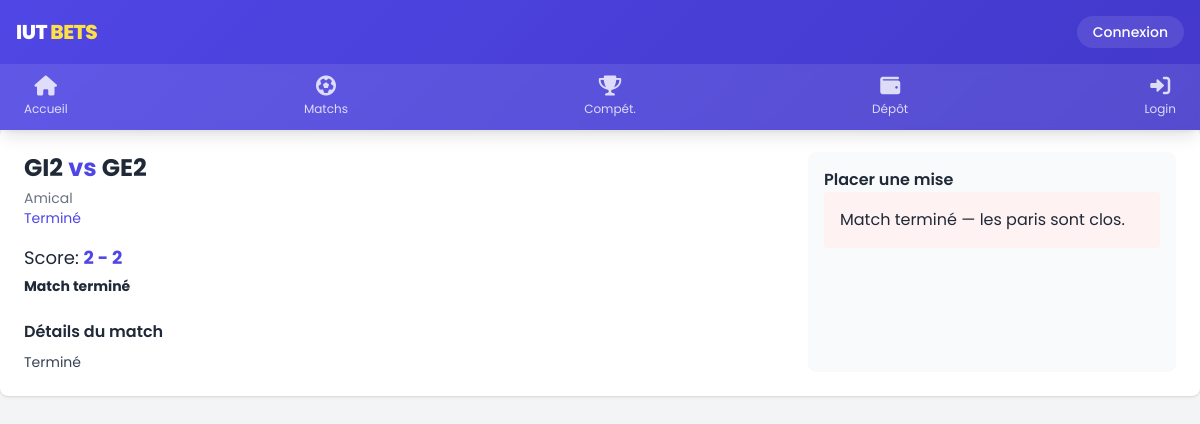
The app's page /match/1 with its own data.
### tables this page shows
CREATE TABLE matches (
            id INTEGER PRIMARY KEY AUTOINCREMENT,
            title TEXT,
            team_a TEXT,
            team_b TEXT,
            start_time TEXT,
            competition TEXT,
            discipline TEXT,
            status TEXT DEFAULT 'scheduled',
            odds_a REAL DEFAULT 1.5,
            odds_x REAL DEFAULT 3.0,
            odds_b REAL DEFAULT 2.5,
            score_a INTEGER DEFAULT 0,
            score_b INTEGER DEFAULT 0,
            image TEXT DEFAULT NULL
        );

### app.py (the view)
@app.route('/match/<int:match_id>')
def match_detail(match_id):
    conn = get_db(); c = conn.cursor()
    c.execute("SELECT * FROM matches WHERE id=?", (match_id,))
    m = c.fetchone(); conn.close()
    if not m:
        abort(404)
    return render_template('match_v2.html', match=m)

### app.py (called while the page is built, shortened)
def get_db():
    conn = sqlite3.connect(DB_PATH)
    conn.row_factory = sqlite3.Row
    return conn

def refresh_session_user():
    if 'user' in session:
        conn = get_db(); c = conn.cursor()
        c.execute("SELECT id, username, balance, is_admin FROM users WHERE id=?", (session['user']['id'],))
        u = c.fetchone(); conn.close()
        if u:
            session['user'] = dict(u)
        else:
            session.pop('user', None)

def process_finished_matches():
    conn = get_db()
    c = conn.cursor()
    c.execute("""
        SELECT b.*, m.score_a, m.score_b, m.odds_a, m.odds_x, m.odds_b
        FROM bets b
        JOIN matches m ON m.id = b.match_id
        WHERE m.status = 'finished' AND b.processed = 0
    """)
    bets = c.fetchall()
    conn.commit()
    conn.close()

@app.before_request
def before():
    refresh_session_user()
    try:
        update_match_statuses()
        process_finished_matches()  # Traiter les paris après la mise à jour des statuts
    except Exception as e:
        print("Erreur lors de la mise à jour des matchs:", e)
        pass

def update_match_statuses():
    duration_map = {
        'Football': 90,
        'Basketball': 40,
        'Rally': 180,
        'Tennis': 180,
        'Handball': 60,
        'Default': 120
    }
    now = datetime.now(timezone.utc)
    conn = get_db(); c = conn.cursor()
    c.execute("SELECT id, start_time, discipline, status FROM matches WHERE status != 'finished'")
    rows = c.fetchall()
    conn.commit(); conn.close()

### templates/match_v2.html (shortened to what this page needs)
{% extends 'base_v2.html' %}
{% block content %}
<div class="grid md:grid-cols-3 gap-6 bg-white rounded-lg p-6 shadow">
  <div class="md:col-span-2">
    <h2 class="text-2xl font-bold">{{ match['team_a'] }} <span class="text-indigo-600">vs</span> {{ match['team_b'] }}</h2>
    <div class="text-sm text-gray-500 mt-1">{{ match['competition'] }}</div>
    <div class="text-sm text-indigo-600" id="match-timer"
         data-match-time="{{ match['start_time'] }}"
         data-match-disc="{{ match['discipline'] }}">
    </div>
    <div class="mt-4">
      <div class="text-lg">Score: <strong id="live-score">{{ match['score_a'] }} - {{ match['score_b'] }}</strong></div>
      {% if match['status'] == 'finished' %}
        <div class="text-sm mt-1 font-bold">Match terminé</div>
      {% endif %}
    </div>
    <div class="mt-6">
      <h3 class="font-semibold">Détails du match</h3>
      <p class="text-sm text-gray-700 mt-2">{{ match['title'] }}</p>
    </div>
  </div>
  <div class="p-4 bg-gray-50 rounded-lg">
    <h3 class="font-semibold">Placer une mise</h3>
    {% if match['status'] != 'finished' %}
    <form id="betForm" class="mt-3">
      <input type="hidden" name="match_id" value="{{ match['id'] }}">
      <label class="text-sm">Choix</label>
      <select name="choice" class="w-full p-2 rounded border">
        <option value="1">1 — {{ '%.2f'|format(match['odds_a']) }}</option>
        <option value="X">X — {{ '%.2f'|format(match['odds_x']) }}</option>
        <option value="2">2 — {{ '%.2f'|format(match['odds_b']) }}</option>
      </select>
      <label class="text-sm mt-2">Montant (100 - 5000 F)</label>
      <input type="number" name="amount" min="100" max="5000" value="100" class="w-full p-2 rounded border">
      <button class="mt-3 w-full px-3 py-2 bg-indigo-600 text-white rounded" type="button" onclick="placeBet()">Placer la mise</button>
    </form>
    {% else %}
  <div class="p-4 bg-red-50 rounded">Match terminé — les paris sont clos.</div>
{% endif %}
  </div>
</div>
{% endblock %}

### static/css/style.css (style rules this page uses)
:root { --primary: #4f46e5; --accent: #f4b400; --bg: #f5f7fa; --card: #ffffff; }
* { box-sizing: border-box; font-family: Poppins, system-ui, -apple-system, sans-serif; }
body { margin: 0; background: var(--bg); color: #1a1a1a; min-height: 100vh; }
strong { color: rgb(79 70 229); }
:root { --primary: #0b61a4; --accent: #f4b400; --bg: #f5f7fa; --card: #ffffff; }
* { box-sizing:border-box;font-family:Poppins, Inter, Arial, sans-serif }
body { margin:0;background:var(--bg);color:#1a1a1a }
.shadow { box-shadow:0 8px 20px rgba(2,6,23,0.08) }

### static/css/mobile.css (style rules this page uses)
:root { --primary: #4f46e5; --primary-dark: #4338ca; --success: #059669; --danger: #dc2626; --warning: #fbbf24; --bg: #f3f4f6; --card-bg: #ffffff; --text: #1f2937; --text-light: #6b7280; }
* { margin: 0; padding: 0; box-sizing: border-box; -webkit-tap-highlight-color: transparent; }
body { font-family: 'Poppins', system-ui, -apple-system, sans-serif; background: var(--bg); color: var(--text); min-height: 100vh; padding-bottom: 5rem; }

### records on screen
matches: team_a "GI2", team_b "GE2", competition "Amical", score_a "2", score_b "2", title "Terminé"
